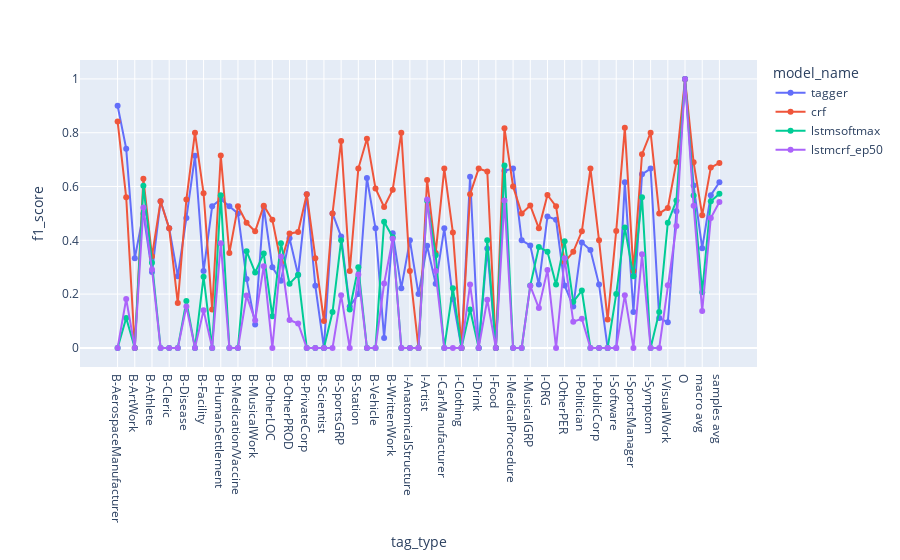

The cell this chart's notebook holds for it:
### Code cell
tmp_df = all_reports_df[all_reports_df["split_type"] == "valid"]
fig = px.line(tmp_df, x="tag_type", y="f1_score", color="model_name", markers="^")
fig.show()

### Figure 1 — Plotly figure (JSON) as saved in the notebook; plotly's stock layout.template omitted (floating-point values rounded to 4 significant figures)
{"data": [{"hovertemplate": "model_name=tagger<br>tag_type=%{x}<br>f1_score=%{y}<extra></extra>", "legendgroup": "tagger", "line": {"color": "#636efa", "dash": "solid"}, "marker": {"symbol": "circle"}, "mode": "lines+markers", "name": "tagger", "orientation": "v", "showlegend": true, "type": "scatter", "x": ["B-AerospaceManufacturer", "B-AnatomicalStructure", "B-ArtWork", "B-Artist", "B-Athlete", "B-CarManufacturer", "B-Cleric", "B-Clothing", "B-Disease", "B-Drink", "B-Facility", "B-Food", "B-HumanSettlement", "B-MedicalProcedure", "B-Medication/Vaccine", "B-MusicalGRP", "B-MusicalWork", "B-ORG", "B-OtherLOC", "B-OtherPER", "B-OtherPROD", "B-Politician", "B-PrivateCorp", "B-PublicCorp", "B-Scientist", "B-Software", "B-SportsGRP", "B-SportsManager", "B-Station", "B-Symptom", "B-Vehicle", "B-VisualWork", "B-WrittenWork", "I-AerospaceManufacturer", "I-AnatomicalStructure", "I-ArtWork", "I-Artist", "I-Athlete", "I-CarManufacturer", "I-Cleric", "I-Clothing", "I-Disease", "I-Drink", "I-Facility", "I-Food", "I-HumanSettlement", "I-MedicalProcedure", "I-Medication/Vaccine", "I-MusicalGRP", "I-MusicalWork", "I-ORG", "I-OtherLOC", "I-OtherPER", "I-OtherPROD", "I-Politician", "I-PrivateCorp", "I-PublicCorp", "I-Scientist", "I-Software", "I-SportsGRP", "I-SportsManager", "I-Station", "I-Symptom", "I-Vehicle", "I-VisualWork", "I-WrittenWork", "O", "micro avg", "macro avg", "weighted avg", "samples avg"], "xaxis": "x", "y": [0.9, 0.7407, 0.3333, 0.5, 0.2821, 0.5455, 0.4444, 0.2667, 0.4828, 0.7143, 0.2857, 0.5263, 0.5529, 0.5263, 0.5, 0.2564, 0.08696, 0.5246, 0.3, 0.25, 0.4074, 0.2712, 0.5714, 0.2308, 0, 0.5, 0.4138, 0.1538, 0.2, 0.6316, 0.4444, 0.03704, 0.4267, 0.2222, 0.4, 0.2, 0.3795, 0.2388, 0.4444, 0.1818, 0, 0.6364, 0, 0.3692, 0, 0.6585, 0.6667, 0.4, 0.381, 0.2353, 0.4889, 0.4762, 0.2321, 0.1538, 0.3922, 0.3636, 0.2353, 0, 0, 0.6154, 0.1333, 0.6452, 0.6667, 0.1111, 0.09524, 0.5079, 0.9993, 0.6035, 0.3707, 0.5679, 0.6158], "yaxis": "y"}, {"hovertemplate": "model_name=crf<br>tag_type=%{x}<br>f1_score=%{y}<extra></extra>", "legendgroup": "crf", "line": {"color": "#EF553B", "dash": "solid"}, "marker": {"symbol": "circle"}, "mode": "lines+markers", "name": "crf", "orientation": "v", "showlegend": true, "type": "scatter", "x": ["B-AerospaceManufacturer", "B-AnatomicalStructure", "B-ArtWork", "B-Artist", "B-Athlete", "B-CarManufacturer", "B-Cleric", "B-Clothing", "B-Disease", "B-Drink", "B-Facility", "B-Food", "B-HumanSettlement", "B-MedicalProcedure", "B-Medication/Vaccine", "B-MusicalGRP", "B-MusicalWork", "B-ORG", "B-OtherLOC", "B-OtherPER", "B-OtherPROD", "B-Politician", "B-PrivateCorp", "B-PublicCorp", "B-Scientist", "B-Software", "B-SportsGRP", "B-SportsManager", "B-Station", "B-Symptom", "B-Vehicle", "B-VisualWork", "B-WrittenWork", "I-AerospaceManufacturer", "I-AnatomicalStructure", "I-ArtWork", "I-Artist", "I-Athlete", "I-CarManufacturer", "I-Cleric", "I-Clothing", "I-Disease", "I-Drink", "I-Facility", "I-Food", "I-HumanSettlement", "I-MedicalProcedure", "I-Medication/Vaccine", "I-MusicalGRP", "I-MusicalWork", "I-ORG", "I-OtherLOC", "I-OtherPER", "I-OtherPROD", "I-Politician", "I-PrivateCorp", "I-PublicCorp", "I-Scientist", "I-Software", "I-SportsGRP", "I-SportsManager", "I-Station", "I-Symptom", "I-Vehicle", "I-VisualWork", "I-WrittenWork", "O", "micro avg", "macro avg", "weighted avg", "samples avg"], "xaxis": "x", "y": [0.8421, 0.56, 0, 0.6286, 0.3409, 0.5455, 0.4444, 0.1667, 0.5517, 0.8, 0.5753, 0.1429, 0.7151, 0.3529, 0.5263, 0.4651, 0.4333, 0.5289, 0.4762, 0.3175, 0.4255, 0.4308, 0.5714, 0.3333, 0.1, 0.5, 0.7692, 0.2857, 0.6667, 0.7778, 0.5926, 0.5238, 0.5882, 0.8, 0.2857, 0, 0.6245, 0.3529, 0.6667, 0.4286, 0, 0.5714, 0.6667, 0.6557, 0, 0.8169, 0.6, 0.5, 0.5294, 0.4444, 0.5684, 0.5263, 0.3193, 0.3571, 0.4333, 0.6667, 0.4, 0.1053, 0.4348, 0.8182, 0.2857, 0.72, 0.8, 0.5, 0.5205, 0.6909, 0.9987, 0.6899, 0.4935, 0.6702, 0.6877], "yaxis": "y"}, {"hovertemplate": "model_name=lstmsoftmax<br>tag_type=%{x}<br>f1_score=%{y}<extra></extra>", "legendgroup": "lstmsoftmax", "line": {"color": "#00cc96", "dash": "solid"}, "marker": {"symbol": "circle"}, "mode": "lines+markers", "name": "lstmsoftmax", "orientation": "v", "showlegend": true, "type": "scatter", "x": ["B-AerospaceManufacturer", "B-AnatomicalStructure", "B-ArtWork", "B-Artist", "B-Athlete", "B-CarManufacturer", "B-Cleric", "B-Clothing", "B-Disease", "B-Drink", "B-Facility", "B-Food", "B-HumanSettlement", "B-MedicalProcedure", "B-Medication/Vaccine", "B-MusicalGRP", "B-MusicalWork", "B-ORG", "B-OtherLOC", "B-OtherPER", "B-OtherPROD", "B-Politician", "B-PrivateCorp", "B-PublicCorp", "B-Scientist", "B-Software", "B-SportsGRP", "B-SportsManager", "B-Station", "B-Symptom", "B-Vehicle", "B-VisualWork", "B-WrittenWork", "I-AerospaceManufacturer", "I-AnatomicalStructure", "I-ArtWork", "I-Artist", "I-Athlete", "I-CarManufacturer", "I-Cleric", "I-Clothing", "I-Disease", "I-Drink", "I-Facility", "I-Food", "I-HumanSettlement", "I-MedicalProcedure", "I-Medication/Vaccine", "I-MusicalGRP", "I-MusicalWork", "I-ORG", "I-OtherLOC", "I-OtherPER", "I-OtherPROD", "I-Politician", "I-PrivateCorp", "I-PublicCorp", "I-Scientist", "I-Software", "I-SportsGRP", "I-SportsManager", "I-Station", "I-Symptom", "I-Vehicle", "I-VisualWork", "I-WrittenWork", "O", "micro avg", "macro avg", "weighted avg", "samples avg"], "xaxis": "x", "y": [0, 0.1111, 0, 0.6025, 0.3168, 0, 0, 0, 0.1739, 0, 0.2647, 0, 0.5674, 0, 0, 0.3596, 0.2807, 0.3506, 0.1176, 0.3894, 0.2388, 0.2716, 0, 0, 0, 0.1333, 0.4, 0.1429, 0.3, 0, 0, 0.4688, 0.4118, 0, 0, 0, 0.5472, 0.3448, 0, 0.2222, 0, 0.1429, 0, 0.4, 0, 0.678, 0, 0, 0.2316, 0.375, 0.3578, 0.2353, 0.3964, 0.1714, 0.2133, 0, 0, 0, 0.2, 0.4474, 0.2667, 0.56, 0, 0.1333, 0.4655, 0.5479, 0.9993, 0.5669, 0.2065, 0.5451, 0.5729], "yaxis": "y"}, {"hovertemplate": "model_name=lstmcrf_ep50<br>tag_type=%{x}<br>f1_score=%{y}<extra></extra>", "legendgroup": "lstmcrf_ep50", "line": {"color": "#ab63fa", "dash": "solid"}, "marker": {"symbol": "circle"}, "mode": "lines+markers", "name": "lstmcrf_ep50", "orientation": "v", "showlegend": true, "type": "scatter", "x": ["B-AerospaceManufacturer", "B-AnatomicalStructure", "B-ArtWork", "B-Artist", "B-Athlete", "B-CarManufacturer", "B-Cleric", "B-Clothing", "B-Disease", "B-Drink", "B-Facility", "B-Food", "B-HumanSettlement", "B-MedicalProcedure", "B-Medication/Vaccine", "B-MusicalGRP", "B-MusicalWork", "B-ORG", "B-OtherLOC", "B-OtherPER", "B-OtherPROD", "B-Politician", "B-PrivateCorp", "B-PublicCorp", "B-Scientist", "B-Software", "B-SportsGRP", "B-SportsManager", "B-Station", "B-Symptom", "B-Vehicle", "B-VisualWork", "B-WrittenWork", "I-AerospaceManufacturer", "I-AnatomicalStructure", "I-ArtWork", "I-Artist", "I-Athlete", "I-CarManufacturer", "I-Cleric", "I-Clothing", "I-Disease", "I-Drink", "I-Facility", "I-Food", "I-HumanSettlement", "I-MedicalProcedure", "I-Medication/Vaccine", "I-MusicalGRP", "I-MusicalWork", "I-ORG", "I-OtherLOC", "I-OtherPER", "I-OtherPROD", "I-Politician", "I-PrivateCorp", "I-PublicCorp", "I-Scientist", "I-Software", "I-SportsGRP", "I-SportsManager", "I-Station", "I-Symptom", "I-Vehicle", "I-VisualWork", "I-WrittenWork", "O", "micro avg", "macro avg", "weighted avg", "samples avg"], "xaxis": "x", "y": [0, 0.1818, 0, 0.5221, 0.2913, 0, 0, 0, 0.1538, 0, 0.1395, 0, 0.3886, 0, 0, 0.1944, 0.1026, 0.3038, 0, 0.3396, 0.1039, 0.09091, 0, 0, 0, 0, 0.1961, 0, 0.2727, 0, 0, 0.2391, 0.4062, 0, 0, 0, 0.5517, 0.2857, 0, 0, 0, 0.2353, 0, 0.1791, 0, 0.5484, 0, 0, 0.2308, 0.1481, 0.2901, 0, 0.3333, 0.09756, 0.1081, 0, 0, 0, 0, 0.1961, 0, 0.3478, 0, 0, 0.2326, 0.4528, 0.9993, 0.5285, 0.1368, 0.4832, 0.5421], "yaxis": "y"}], "layout": {"legend": {"title": {"text": "model_name"}, "tracegroupgap": 0}, "margin": {"t": 60}, "xaxis": {"anchor": "y", "domain": [0, 1], "title": {"text": "tag_type"}}, "yaxis": {"anchor": "x", "domain": [0, 1], "title": {"text": "f1_score"}}}}
